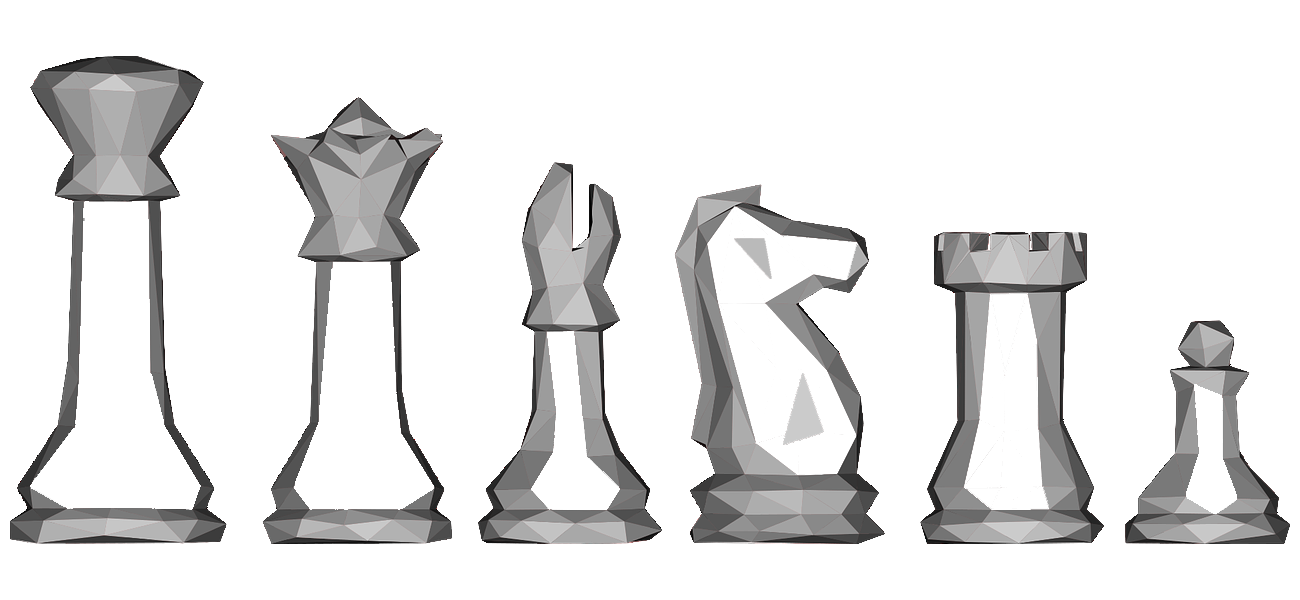
#> input picture chess.png, 1300 x 600 px
$ python imageLine2.py
#> lines starting #> are read from the running program, lines starting #| are printed output that depends on the picture; after the words box and inside, x2 and y2 are one past the last pixel; in counts of white or black regions, pixels touching at a corner belong together
import cv2

src = cv2.imread("chess.png")
#> src is the input picture: shape (600, 1300, 3); mean B, G, R 227.5, 227.5, 227.6
dst = src.copy()

kernel = cv2.getStructuringElement(cv2.MORPH_RECT, (3, 3))

gray = cv2.cvtColor(src, cv2.COLOR_RGB2GRAY)
ret, binary = cv2.threshold(gray, 230, 255, cv2.THRESH_BINARY)
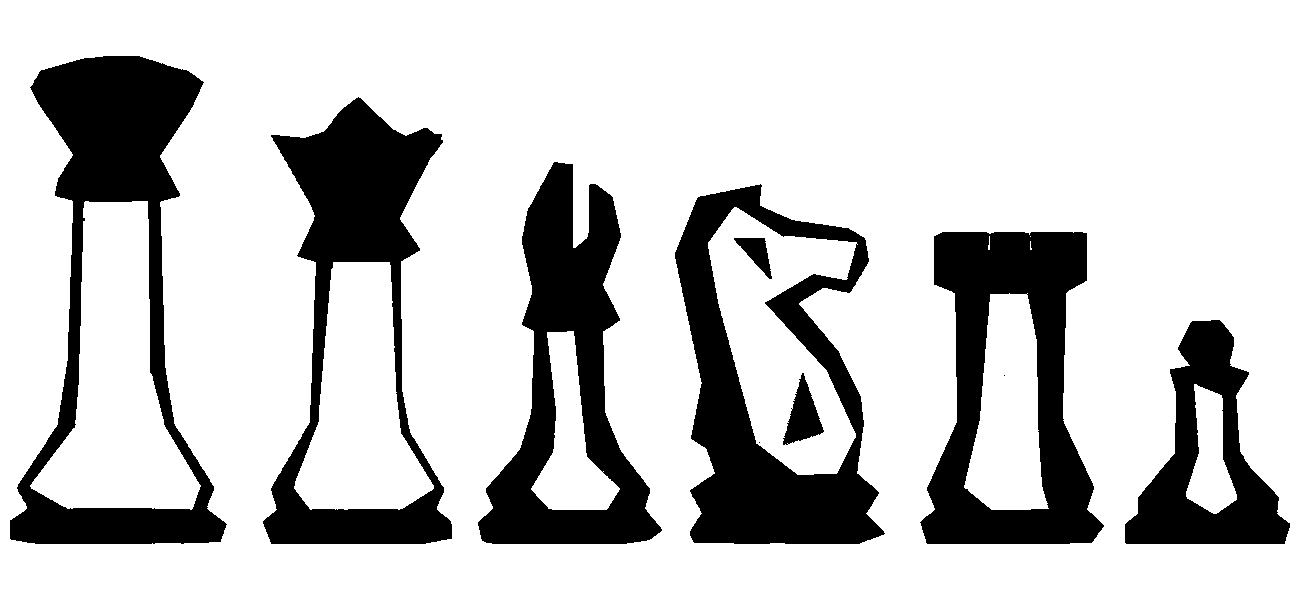
#> binary: shape (600, 1300); 78.3% white; 10 black regions (2 under 20 px), largest, box (x1, y1, x2, y2) and area: (10, 56, 227, 544) 33519, (675, 184, 885, 544) 31717, (263, 97, 452, 544) 28906
morp = cv2.morphologyEx(binary, cv2.MORPH_CLOSE, kernel, iterations=2)
#> morp: shape (600, 1300); 78.4% white; 8 black regions, largest, box (x1, y1, x2, y2) and area: (10, 56, 226, 544) 33486, (675, 185, 883, 544) 31683, (921, 232, 1102, 544) 28877
image = cv2.bitwise_not(morp)
#> image: shape (600, 1300); 21.6% white; 8 white regions

contours, hierarchy = cv2.findContours(image, cv2.RETR_TREE, cv2.CHAIN_APPROX_NONE)
#> contours = 14 contours; largest, box (x1, y1, x2, y2) and area: (10, 56, 226, 544) 59939, (675, 185, 883, 544) 53416, (264, 98, 452, 544) 49056, (921, 232, 1102, 544) 40862, (479, 163, 661, 544) 34812

for i in contours:
    perimeter = cv2.arcLength(i, True)
    epsilon = perimeter * 0.05
    approx = cv2.approxPolyDP(i, epsilon, True)
    cv2.drawContours(dst, [approx], 0, (0,0,255), 3)
    for j in approx:
        cv2.circle(dst, tuple(j[0]), 3, (255,0,0),-1)
#> this loop made 14 passes
#> (perimeter, epsilon, approx) on passes 1, 3, 4, 7, 8, 9, 10, 11, 12, 13: (736.6, 36.83, [[1219, 320], [1126, 543], [1284, 543]]), (1086.3, 54.31, [[942, 232], [926, 542], [1091, 542], [1086, 233]]), (565.5, 28.27, [[990, 293], [1028, 293], [1048, 509], [963, 487]]), (176.2, 8.81, [[804, 379], [784, 442], [822, 432]]), (121.5, 6.07, [[736, 238], [770, 275], [764, 238]]), (1213.5, 60.68, [[553, 163], [480, 534], [646, 540]]), (493, 24.65, [[547, 331], [574, 331], [606, 510], [530, 489]]), (1333.7, 66.69, [[273, 135], [271, 543], [451, 538], [440, 134]]), (709.8, 35.49, [[333, 261], [391, 265], [434, 485], [293, 488]]), (1474.5, 73.72, [[41, 70], [10, 538], [220, 541], [201, 81]])
#> (perimeter, epsilon) on passes 2, 5, 6: (330.3, 16.52), (1212, 60.6), (854.6, 42.73)
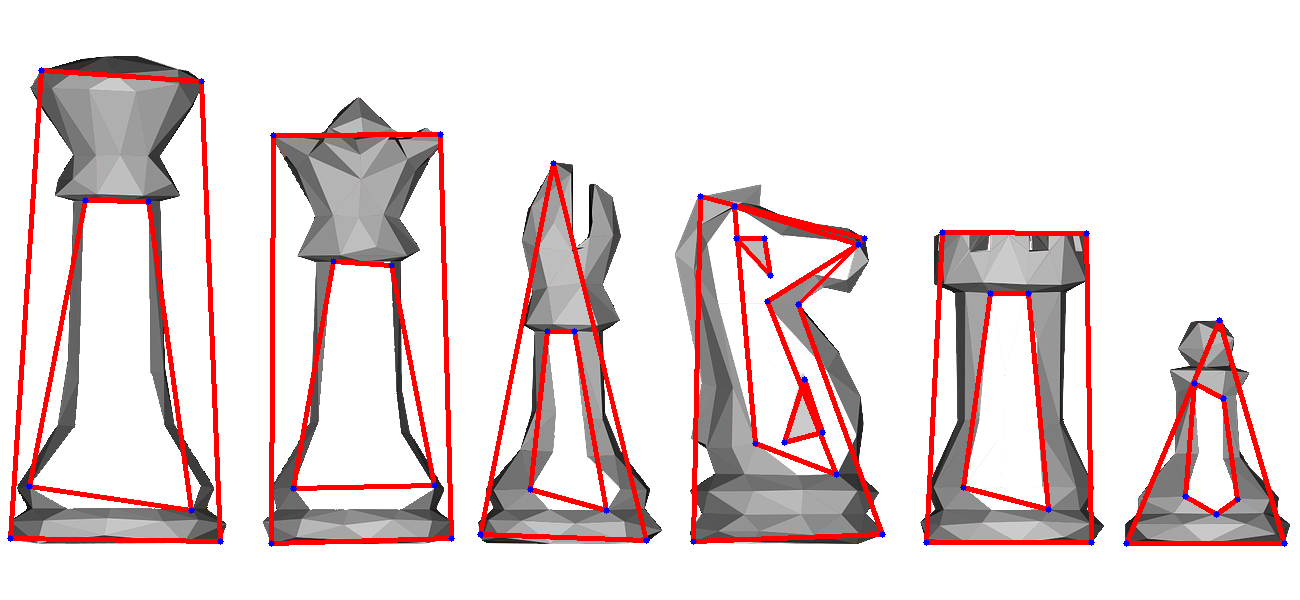
#> dst: shape (600, 1300, 3); 6.18% of pixels changed, all inside (x1, y1, x2, y2) = (7, 67, 1288, 547)

cv2.imshow("dst", dst)
cv2.waitKey(0)
cv2.destroyAllWindows()

$ run again, with sa.jpg saved as chess.png
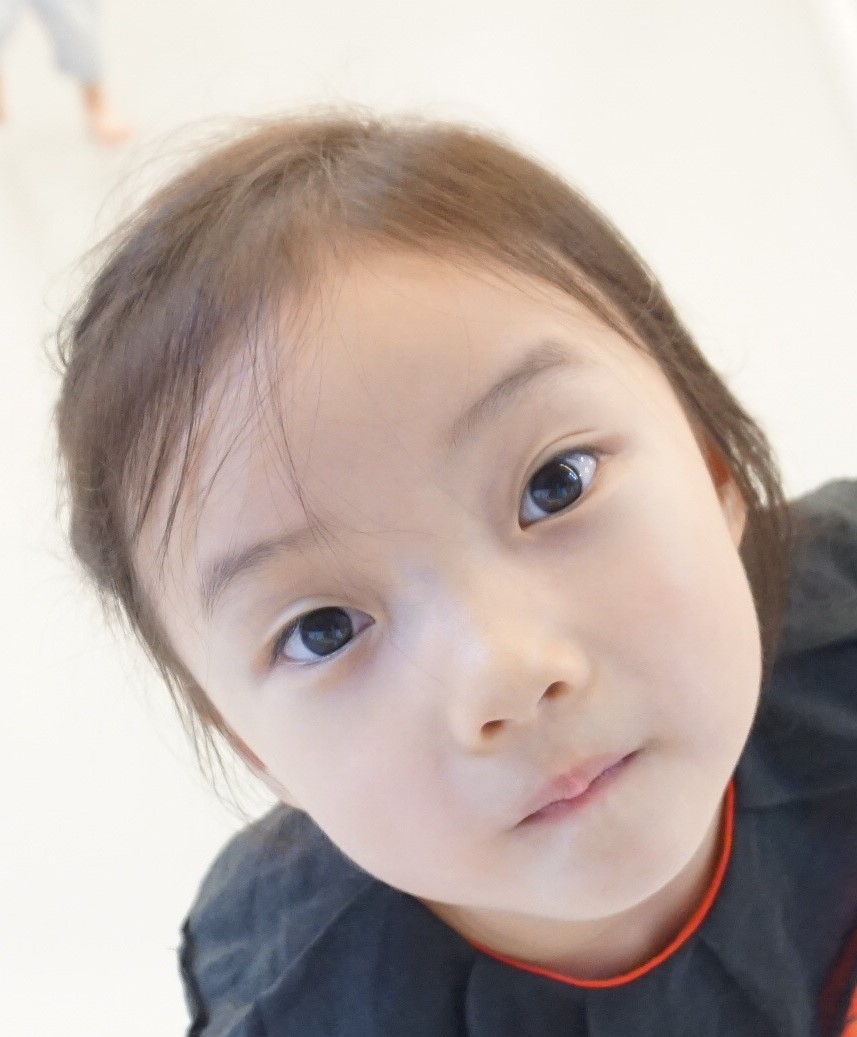
#> input picture sa.jpg, 857 x 1037 px
#> src is the input picture: shape (1037, 857, 3); mean B, G, R 168.3, 174.3, 187.9
#> `ret, binary = cv2.threshold(gray, 230, 255, cv2.THRESH_BINARY)`:
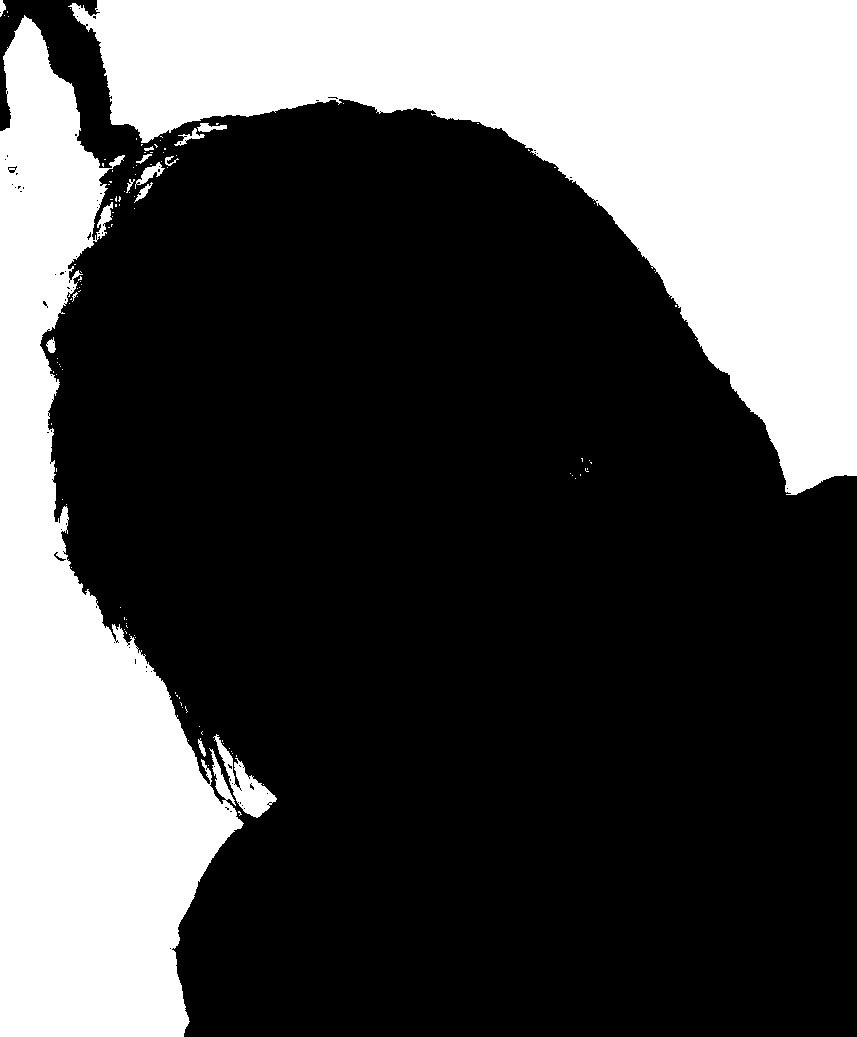
#> binary: shape (1037, 857); 31.5% white; 123 white regions (108 under 20 px), largest, box (x1, y1, x2, y2) and area: (68, 0, 857, 495) 158753, (0, 15, 244, 1037) 118410, (213, 734, 277, 818) 1608
#> morp: shape (1037, 857); 31.8% white; 30 white regions (25 under 20 px), largest, box (x1, y1, x2, y2) and area: (68, 0, 857, 495) 159513, (0, 15, 277, 1037) 122228, (124, 155, 179, 203) 705, (136, 144, 158, 166) 139, (0, 0, 9, 17) 95
#> image: shape (1037, 857); 68.2% white; 30 black regions (25 under 20 px)
#> contours = 38 contours, 32 with area under 20; largest, box (x1, y1, x2, y2) and area: (0, 0, 857, 1037) 604454, (123, 154, 180, 203) 800, (135, 143, 159, 167) 172, (205, 751, 213, 765) 74, (217, 757, 224, 766) 33, (221, 767, 226, 774) 24
#> the loop `for i in contours:` made 38 passes
#> (perimeter, epsilon, approx) on passes 1, 2, 3, 4, 5, 7, 11: (16, 0.8, [[200, 768], [200, 772], [204, 772], [204, 768]]), (20, 1, [[221, 767], [221, 773], [225, 773], [225, 767]]), (26.83, 1.34, [[217, 757], [219, 765], [223, 765], [221, 757]]), (38.24, 1.91, [[206, 751], [205, 764], [212, 764], [210, 751]]), (4801.4, 240.1, [[3, 0], [184, 1036], [856, 1036], [856, 476]]), (5.66, 0.283, [[198, 726], [199, 725], [200, 726], [199, 727]]), (5.66, 0.283, [[179, 702], [180, 701], [181, 702], [180, 703]])
#> after the loop `for i in contours:`:
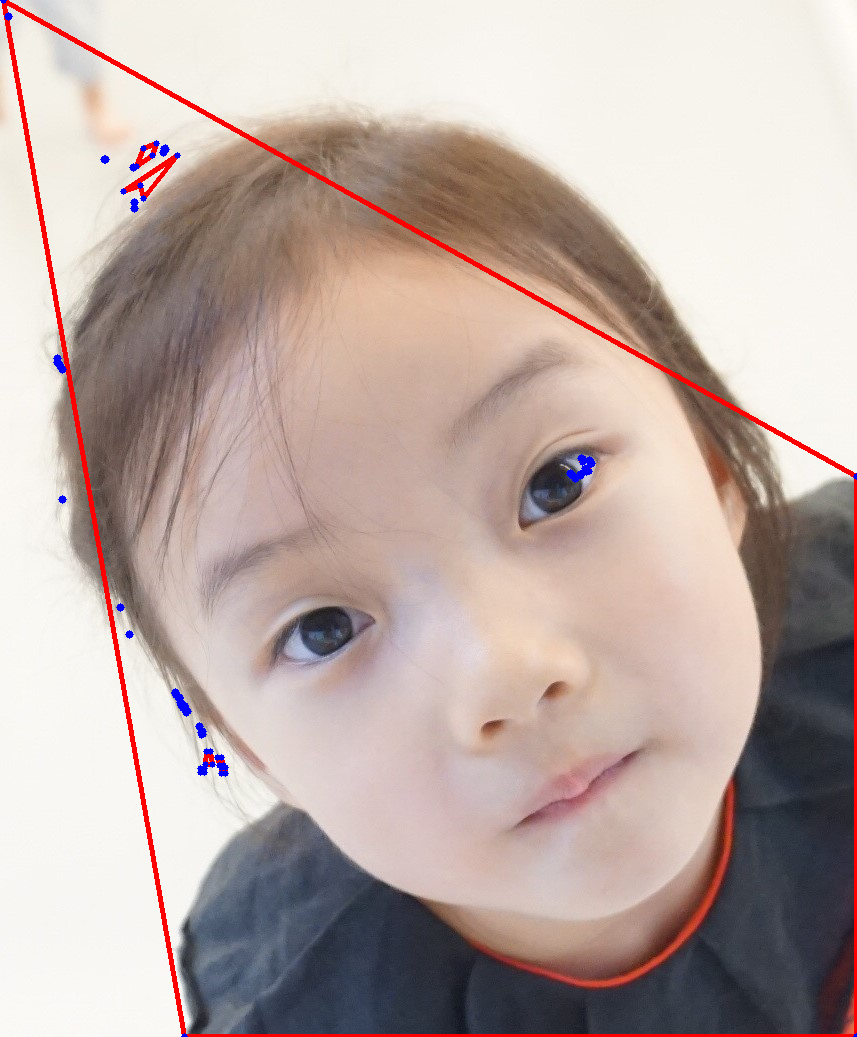
#> dst: shape (1037, 857, 3); 1.86% of pixels changed, all inside (x1, y1, x2, y2) = (0, 0, 857, 1037)
